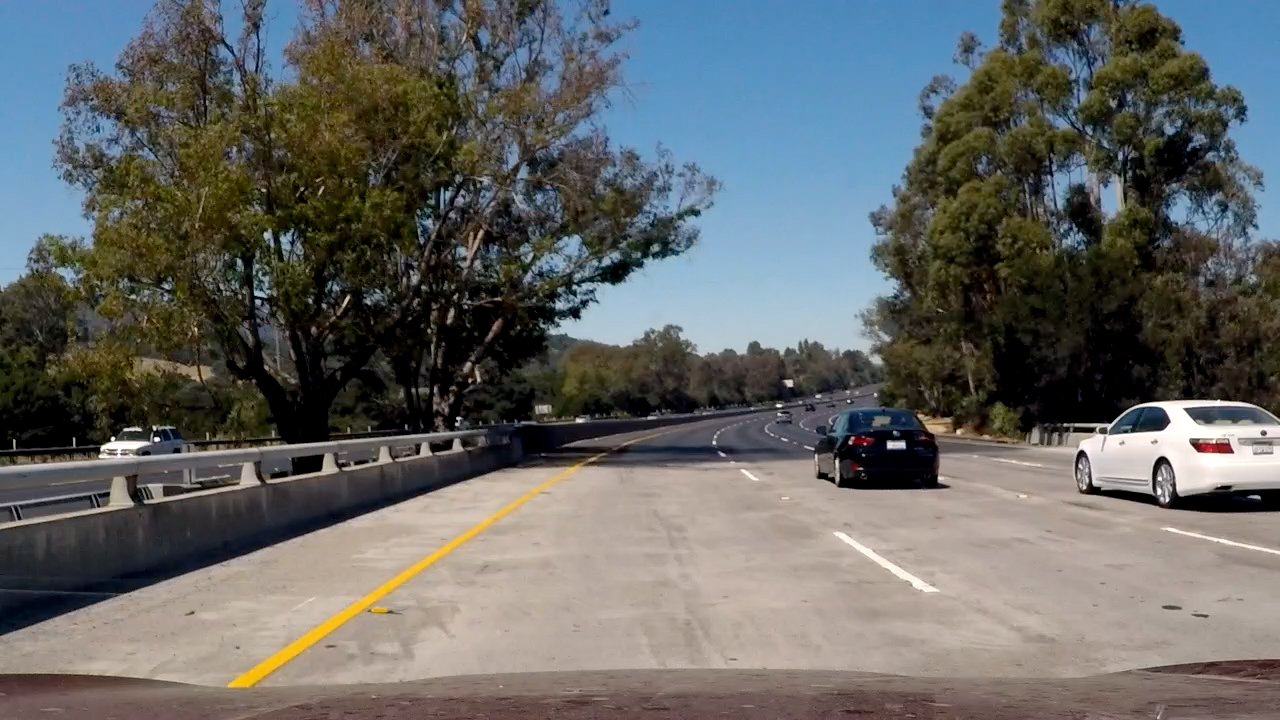
#> input picture test_images/test23.jpg, 1280 x 720 px
$ python -i pipeline.py   (imports and definitions only)   (older library calls are emulated)
#> lines starting #> are read from the running program, lines starting #| are printed output that depends on the picture
### Line.py
import numpy as np
import collections

# Define a class to receive the characteristics of each line detection
class Line():
    def __init__(self):
        # was the line detected in the last iteration?
        self.detected = False
        # x values of the last n fits of the line
        self.recent_xfitted = []
        #average x values of the fitted line over the last n iterations
        self.bestx = None
        #polynomial coefficients averaged over the last n iterations
        self.best_fit = np.array([0,0,0], dtype='float')
        #polynomial coefficients for the most recent fit
        self.current_fit = [np.array([False])]
        #radius of curvature of the line in some units
        self.radius_of_curvature = None
        #distance in meters of vehicle center from the line
        self.line_base_pos = None
        #difference in fit coefficients between last and new fits
        self.diffs = np.array([0,0,0], dtype='float')
        #x values for detected line pixels
        self.allx = None
        #y values for detected line pixels
        self.ally = None
        #counter for new windows found
        self.new_windows_cnt = 0
        #circular buffer
        self.buffer = collections.deque(maxlen=5)

### pipeline.py
import pickle
import cv2
import numpy as np
import matplotlib.pyplot as plt
from thresholding import thresholding_pipeline, region_of_interest
from Line import Line
from moviepy.editor import VideoFileClip

left_line = Line()
right_line = Line()

# [1 line that did not run here, left out]

def running_average(buffer, current_fit):
    average = np.array([0,0,0], dtype='float')
    for i in range(len(buffer)):
        average += buffer[i]
    average = average/len(buffer)
    return average

def process_image(image):
    ### Load camera calibration parameters
    cal_params = pickle.load(open('camera_cal/dist_pickle.p', 'rb'))
    mtx = cal_params["mtx"]
    dist = cal_params["dist"]

    ### Undistort image
    undistorted = cv2.undistort(image, mtx, dist, None, mtx)
    #undistorted_orig = undistorted.copy()
    #cv2.imwrite('output_images/test_undist_in_pipeline.jpg',undistorted)
    #!cv2.imshow('Undistorted Image', undistorted)
    #!cv2.waitKey(1000)

    ### Perform thresholding
    threshold_applied = thresholding_pipeline(undistorted)
    #!cv2.imshow('Threshold applied', threshold_applied)
    #!cv2.waitKey(1000)

    ### Apply ROI
    vertices = np.array([[(0,720),(550+50, 420), (730-50, 420), (1280,720)]], dtype=np.int32)
    roi_applied = region_of_interest(threshold_applied, vertices)
    #!cv2.imshow('ROI applied', roi_applied)
    #!cv2.waitKey(1000)

    ### Perform perspective transformation
    show_lines = False
    img_size = (roi_applied.shape[1], roi_applied.shape[0])

    if show_lines == True:
        #img_size = (undistorted.shape[1], undistorted.shape[0])
        #print(img_size)
        undistorted = cv2.line(undistorted,(216,720),(595,450),(0,0,255),2)
        undistorted = cv2.line(undistorted,(1108,720),(689,450),(0,0,255),2)
        undistorted = cv2.line(undistorted,(595,450),(689,450),(0,0,255),2)
        #cv2.imwrite('output_images/annotated_lines_before_perspective_transform.jpg',undistorted)
        cv2.imshow('Annotated lines', undistorted)
        cv2.waitKey(1000)

    src = np.float32([[595,450],[689,450],[216,720],[1108,720]])
    #dst = np.float32([[216,0],[1108,0],[216,720],[1108,720]])
    dst = np.float32([[216+100,0],[1108-100,0],[216+100,720],[1108-100,720]]) #WARNING: 100 pixels of image shrinking need to be converted into the radius scale coeficient and applied later on
    # Given src and dst points, calculate the perspective transform matrix
    M = cv2.getPerspectiveTransform(src, dst)
    # Warp the image using OpenCV warpPerspective()
    warped = cv2.warpPerspective(roi_applied, M, img_size)
    B_bin_channel = warped[:,:,0]
    G_bin_channel = warped[:,:,1]
    R_bin_channel = warped[:,:,2]
    merged_binary = np.zeros_like(G_bin_channel)
    merged_binary[(R_bin_channel > 0.0) | (G_bin_channel > 0.0) | (B_bin_channel > 0.0)] = 1
    #!cv2.imshow('Merged_binary', merged_binary)
    #!cv2.waitKey(1000)
    # Convert to B&W for demonstration purpose
    #merged_binary_BW = np.zeros_like(merged_binary)
    #merged_binary_BW[(merged_binary == 1)] = 255
    #cv2.imwrite('output_images/perspective_transform_applied_bin.jpg', merged_binary)
    #cv2.imwrite('output_images/perspective_transform_applied.jpg', merged_binary_BW)

    if show_lines == True:
        warped = cv2.line(warped,(216+100,0),(216+100,720),(255,0,0),5)
        warped = cv2.line(warped,(1108-100,0),(1108-100,720),(255,0,0),5)
        #cv2.imwrite('output_images/annotated_lines_after_perspective_transform.jpg',warped)
        cv2.imshow('Warped image', warped)

    # Create empty lists to receive left and right lane pixel indices
    left_lane_inds = []
    right_lane_inds = []

    # Processing first frame or if detection failed
    if (left_line.detected == False) & (right_line.detected == False):
        # Take a histogram of the bottom half of the image
        histogram = np.sum(merged_binary[merged_binary.shape[0]//2:,:], axis=0)

        # Create an output image to draw on and  visualize the result
        #out_img = np.dstack((merged_binary, merged_binary, merged_binary))*255

        # Find the peak of the left and right halves of the histogram
        # These will be the starting point for the left and right lines
        midpoint = np.int(histogram.shape[0]/2)
        leftx_base = np.argmax(histogram[:midpoint])
        rightx_base = np.argmax(histogram[midpoint:]) + midpoint

        # Choose the number of sliding windows
        nwindows = 9
        # Set height of windows
        window_height = np.int(merged_binary.shape[0]/nwindows)
        # Identify the x and y positions of all nonzero pixels in the image
        nonzero = merged_binary.nonzero()
        nonzeroy = np.array(nonzero[0])
        nonzerox = np.array(nonzero[1])
        # Current positions to be updated for each window
        leftx_current = leftx_base
        rightx_current = rightx_base
        # Set the width of the windows +/- margin
        margin = 100
        # Set minimum number of pixels found to recenter window
        minpix = 50
        # Chose minimum number of windows with good indicies for polynomial fitting
        min_windows = 7

        # Step through the windows one by one
        for window in range(nwindows):
            # Identify window boundaries in x and y (and right and left)
            win_y_low = merged_binary.shape[0] - (window+1)*window_height
            win_y_high = merged_binary.shape[0] - window*window_height
            win_xleft_low = leftx_current - margin
            win_xleft_high = leftx_current + margin
            win_xright_low = rightx_current - margin
            win_xright_high = rightx_current + margin
            # Draw the windows on the visualization image
            #cv2.rectangle(out_img,(win_xleft_low,win_y_low),(win_xleft_high,win_y_high),(0,255,0), 2)
            #cv2.rectangle(out_img,(win_xright_low,win_y_low),(win_xright_high,win_y_high),(0,255,0), 2)
            # Identify the nonzero pixels in x and y within the window
            good_left_inds = ((nonzeroy >= win_y_low) & (nonzeroy < win_y_high) & (nonzerox >= win_xleft_low) & (nonzerox < win_xleft_high)).nonzero()[0]
            good_right_inds = ((nonzeroy >= win_y_low) & (nonzeroy < win_y_high) & (nonzerox >= win_xright_low) & (nonzerox < win_xright_high)).nonzero()[0]
            # Append these indices to the lists
            left_lane_inds.append(good_left_inds)
            right_lane_inds.append(good_right_inds)
            # If you found > minpix pixels, recenter next window on their mean position
            if len(good_left_inds) > minpix:
                leftx_current = np.int(np.mean(nonzerox[good_left_inds]))
                left_line.new_windows_cnt +=1
            if len(good_right_inds) > minpix:
                rightx_current = np.int(np.mean(nonzerox[good_right_inds]))
                right_line.new_windows_cnt +=1

        if (left_line.new_windows_cnt >= min_windows) & (right_line.new_windows_cnt >= min_windows):

            # Concatenate the arrays of indices
            left_lane_inds = np.concatenate(left_lane_inds)
            right_lane_inds = np.concatenate(right_lane_inds)

            # Extract left and right line pixel positions
            leftx = nonzerox[left_lane_inds]
            lefty = nonzeroy[left_lane_inds]
            rightx = nonzerox[right_lane_inds]
            righty = nonzeroy[right_lane_inds]

            # Fit a second order polynomial to each
            left_line.current_fit = np.polyfit(lefty, leftx, 2)
            right_line.current_fit = np.polyfit(righty, rightx, 2)

            #Visualization
            #out_img[nonzeroy[left_lane_inds], nonzerox[left_lane_inds]] = [255, 0, 0]
            #out_img[nonzeroy[right_lane_inds], nonzerox[right_lane_inds]] = [0, 0, 255]

            # Do not do window search anymore
            left_line.detected = True
            right_line.detected = True
            left_line.new_windows_cnt = 0
            right_line.new_windows_cnt = 0


    else:

        ### Process next frame without window search
        nonzero = merged_binary.nonzero()
        nonzeroy = np.array(nonzero[0])
        nonzerox = np.array(nonzero[1])
        margin = 100
        left_lane_inds = ((nonzerox > (left_line.best_fit[0]*(nonzeroy**2) + left_line.best_fit[1]*nonzeroy + left_line.best_fit[2] - margin)) & (nonzerox < (left_line.best_fit[0]*(nonzeroy**2) + left_line.best_fit[1]*nonzeroy + left_line.best_fit[2] + margin)))
        right_lane_inds = ((nonzerox > (right_line.best_fit[0]*(nonzeroy**2) + right_line.best_fit[1]*nonzeroy + right_line.best_fit[2] - margin)) & (nonzerox < (right_line.best_fit[0]*(nonzeroy**2) + right_line.best_fit[1]*nonzeroy + right_line.best_fit[2] + margin)))

        # Again, extract left and right line pixel positions
        leftx = nonzerox[left_lane_inds]
        lefty = nonzeroy[left_lane_inds]
        rightx = nonzerox[right_lane_inds]
        righty = nonzeroy[right_lane_inds]
        # Fit a second order polynomial to each
        left_line.current_fit = np.polyfit(lefty, leftx, 2)
        right_line.current_fit = np.polyfit(righty, rightx, 2)

        ### Next frame visualization
        # Create an image to draw on and an image to show the selection window
        #window_img = np.zeros_like(out_img)
        # Generate x and y values for plotting
        ploty = np.linspace(0, merged_binary.shape[0]-1, merged_binary.shape[0] )
        left_fitx = left_line.current_fit[0]*ploty**2 + left_line.current_fit[1]*ploty + left_line.current_fit[2]
        right_fitx = right_line.current_fit[0]*ploty**2 + right_line.current_fit[1]*ploty + right_line.current_fit[2]

        if (left_fitx is None or right_fitx is None):
            left_line.detected = False
            right_line.detected = False

        # [20 lines of commented-out code are left out]
    left_line.buffer.append(left_line.current_fit)
    right_line.buffer.append(right_line.current_fit)
    left_line.best_fit = running_average(left_line.buffer, left_line.current_fit)
    right_line.best_fit = running_average(right_line.buffer, right_line.current_fit)


    # Define conversions in x and y from pixels space to meters
    x_shrink_factor = 1.15
    ym_per_pix = 30/720 # meters per pixel in y dimension
    xm_per_pix = 3.7/(700*x_shrink_factor) # meters per pixel in x dimension
    left_x_scaled = list(map(lambda x: x*xm_per_pix, leftx))
    left_y_scaled = list(map(lambda x: x*ym_per_pix, lefty))
    right_x_scaled = list(map(lambda x: x*xm_per_pix, rightx))
    right_y_scaled = list(map(lambda x: x*ym_per_pix, righty))

    # Fit new polynomials to x,y in world space
    left_fit_cr = np.polyfit(left_y_scaled, left_x_scaled, 2)
    right_fit_cr = np.polyfit(right_y_scaled, right_x_scaled, 2)

    # Calculate the new radii of curvature
    y_eval = 719 #maximum y-value corresponding to the bottom of the image
    left_curverad = ((1 + (2*left_fit_cr[0]*y_eval*ym_per_pix + left_fit_cr[1])**2)**1.5) / np.absolute(2*left_fit_cr[0])
    right_curverad = ((1 + (2*right_fit_cr[0]*y_eval*ym_per_pix + right_fit_cr[1])**2)**1.5) / np.absolute(2*right_fit_cr[0])

    # compute the offset from the center
    left = np.mean(leftx[len(leftx)//2:len(leftx)-1])
    right = np.mean(rightx[len(rightx)//2:len(rightx)-1])
    center_offset_mtrs = (merged_binary.shape[1]/2-np.mean([left, right]))*xm_per_pix/x_shrink_factor

    #Unwarping image
    out_img = np.dstack((merged_binary, merged_binary, merged_binary))*255
    y_points = np.linspace(0, merged_binary.shape[0]-1, merged_binary.shape[0])
    left_fitx = left_line.best_fit[0]*y_points**2 + left_line.best_fit[1]*y_points + left_line.best_fit[2]
    right_fitx = right_line.best_fit[0]*y_points**2 + right_line.best_fit[1]*y_points + right_line.best_fit[2]

    left_line_window = np.array(np.transpose(np.vstack([left_fitx, y_points])))
    right_line_window = np.array(np.flipud(np.transpose(np.vstack([right_fitx, y_points]))))
    line_points = np.vstack((left_line_window, right_line_window))
    cv2.fillPoly(out_img, np.int_([line_points]), [0,255, 0])

    M_inv = cv2.getPerspectiveTransform(dst,src)

    #img = cv2.cvtColor(img, cv2.COLOR_BGR2RGB)
    unwarped = cv2.warpPerspective(out_img, M_inv, img_size , flags=cv2.INTER_LINEAR)

    undistorted = undistorted.astype(float)
    result = cv2.addWeighted(undistorted, 1, unwarped, 0.3, 0)

    #Annotate image
    font = cv2.FONT_HERSHEY_SIMPLEX
    cv2.putText(result,"left_curverad {0:4.1f} right_curverad {1:4.1f}".format(left_curverad, right_curverad),(300,100), font, 1,(255,255,255),2)
    cv2.putText(result,"center offset {0:4.2f} mtrs".format(center_offset_mtrs),(450,150), font, 1,(255,255,255),2)

    return result

# [1 line that did not run here, left out]
# [1 line not run here, left out]

### Test on images
# [7 lines of commented-out code are left out]

>>> import cv2
>>> picture = cv2.imread('test_images/test23.jpg', cv2.IMREAD_GRAYSCALE)
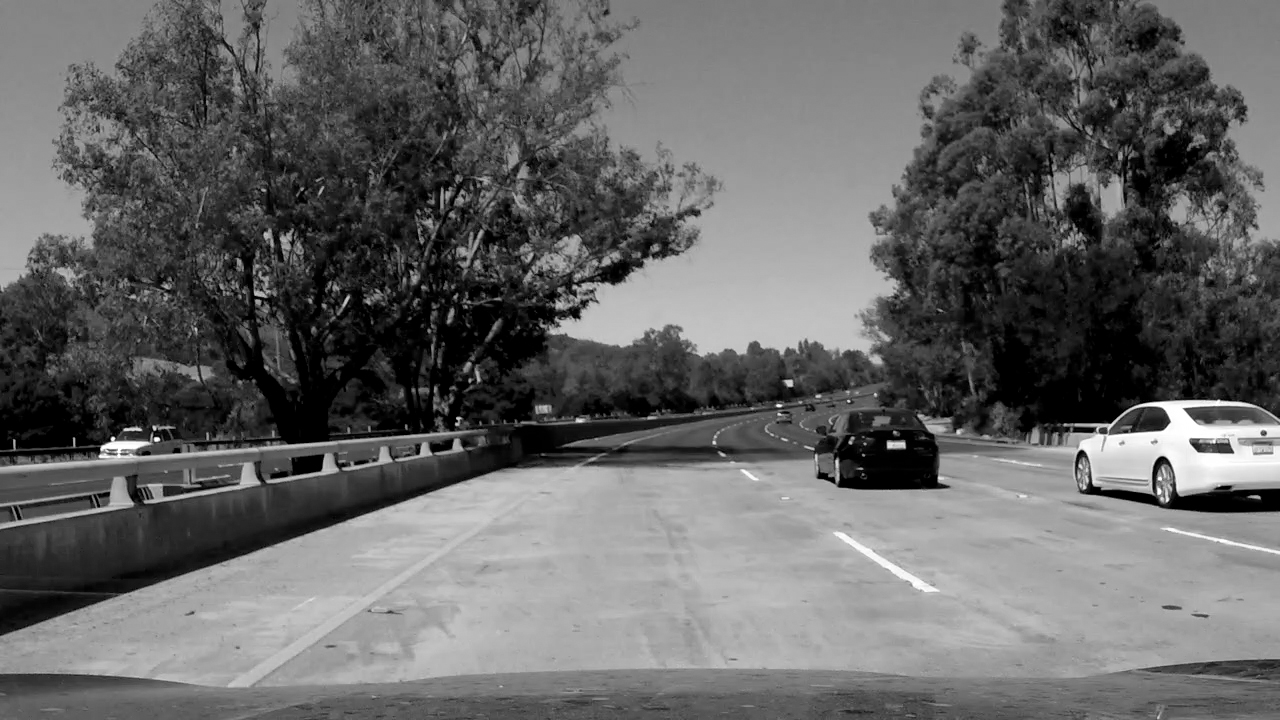
#> picture: shape (720, 1280); min 0, max 255, mean 101.5
>>> result = process_image(picture)
#> (reads camera_cal/dist_pickle.p from the repository)
#> in process_image, `undistorted = cv2.undistort(image, mtx, dist, None, mtx)`:
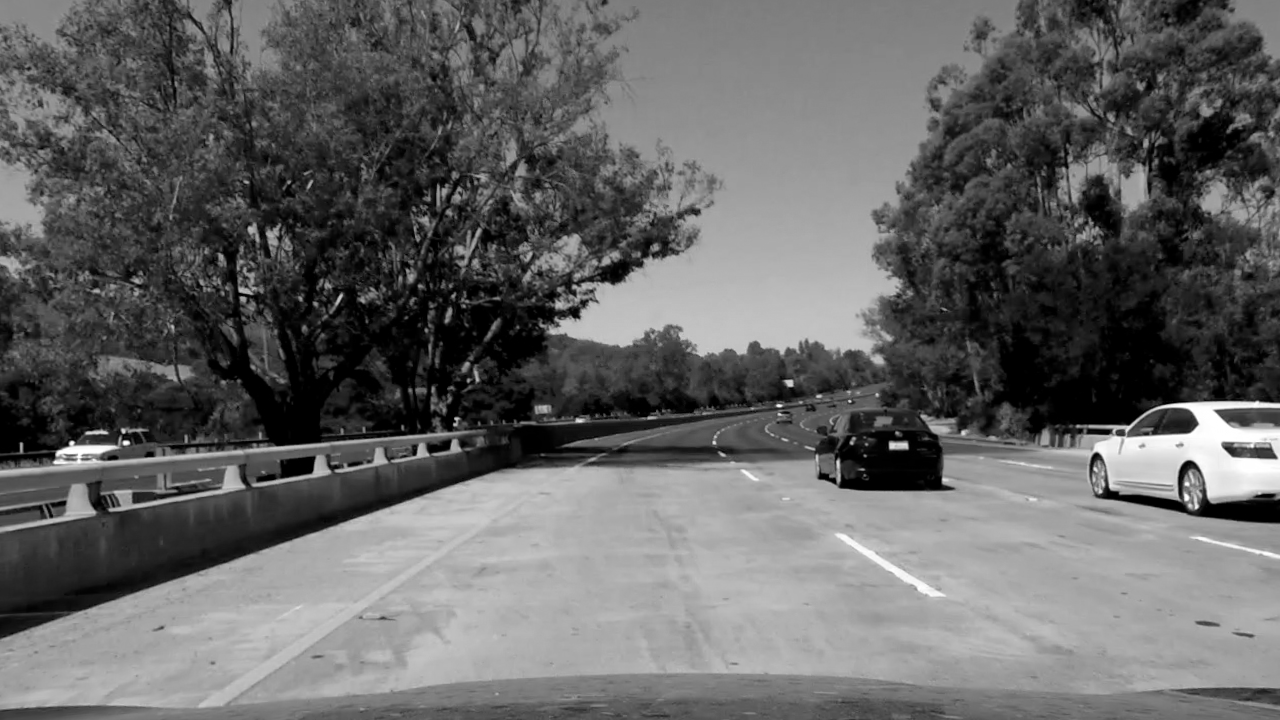
#> undistorted: shape (720, 1280); min 0, max 255, mean 100.5
#> (the run stopped early here; a loop or call above may not have finished)
